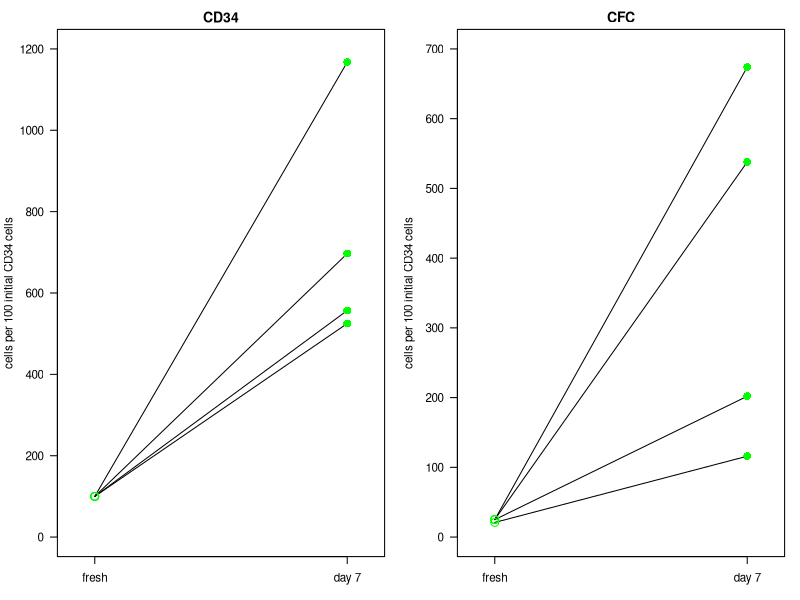

Write the R code that produced this figure.
# Scripts for In Vitro plots for Engraftment Defect paper
# Paul Miller, paulhmiller@gmail.com

setwd('C:/Users/paulm/CRC Paul/PROJECTS/engraft_defect/figures')

.pardefault <- par(no.readonly=T)
par(.pardefault)

#library(extrafont)
#font_import(pattern = 'calibri')
#loadfonts()

dat <- read.csv("inVitro.csv", header=T,check.names=F)
cd34 <- dat[dat$Assay=='CD34' , ]
cfc <- dat[dat$Assay=='CFC' , ]


pdf(file="./plots/vitroPlots.pdf", width=8/2.54, height=4.5/2.54) #, family='Calibri')


## Global Settings

par(mfrow=c(1,2), mar=c(3.1,4.1,2.1,1.1), cex=0.7)
xlabels <- c('fresh', 'day 7')
cols <- c('green', 'green')
pchs <- c(1, 16)
#mgps = c(3,1,0)
xlabs <- ("") #day
labeldist = 2
titledist = 0.5
pcex = 1.5
xlims <- c(0.9,2.1)



## CD34 Plot
dat <- cd34

#Adjust values (i.e. jitter) so that are visible:
dat[1,5] <- dat[1,5] +15
dat[3,5] <- dat[3,5] -15

plot(1, type="n", axes=F, ylim=c(0,1200), xlim=xlims, ylab="cells per 100 initial CD34 cells", xlab="")
title(xlab=xlabs, line=labeldist, cex.lab=1)
#mtext("label one \n label number two" , side=2, line=3)  #CD34 cells per 100 /ninitial CD34 cells
title(main="CD34", line = titledist)
axis(side=2, las=2)
axis(side=1, at=c(1,2), labels=xlabels, mgp=c(2,1,0))
box()
for (i in 1:4){
  tmp <- c((dat[i,4]),(dat[i,5]))
  lines(tmp)
}
for (i in 1:4){
  tmp <- (dat[i,4])
  points(1, tmp, col=cols[1], pch=pchs[1], cex=pcex)
  tmp <- (dat[i,5])
  points(2, tmp, col=cols[2], pch=pchs[2], cex=pcex)
}


## CFC Plots

dat <- cfc

plot(1, type="n", axes=F, ylim=c(0,700), xlim=xlims, ylab="cells per 100 initial CD34 cells", xlab="")
title(xlab=xlabs, line=labeldist, cex.lab=1)
title(main="CFC", line = titledist)
axis(side=2, las=2)
axis(side=1, at=c(1,2), labels=xlabels)
box()
for (i in 1:4){
  tmp <- c((dat[i,4]),(dat[i,5]))
  lines(tmp)
}
for (i in 1:4){
  tmp <- (dat[i,4])
  points(1, tmp, col=cols[1], pch=pchs[1], cex=pcex)
  tmp <- (dat[i,5])
  points(2, tmp, col=cols[2], pch=pchs[2], cex=pcex)
}

dev.off()
  